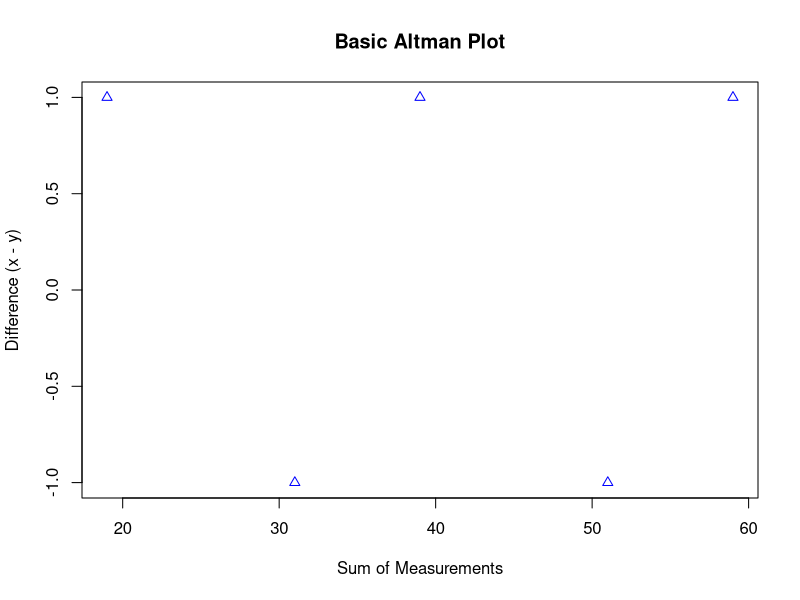

The R script that drew this image:

#Exercise 5
# Altman Plot Function
#Creates a simple plot to compare two measurement methods by showing their differences versus sums

make_altman_plot <- function(x, y) {
# Compute difference between measurements (x - y)
  differences <- x - y
# Compute sum of measurements (x + y)
  sums <- x + y
  plot(sums, differences, 
# Plot differences against sums
       main = "Basic Altman Plot",  # Title
       xlab = "Sum of Measurements",  # X-axis label
       ylab = "Difference (x - y)",   # Y-axis label
       # Point styling:
       pch = 24,   
# Triangle pointing up (helps spot direction)
       col = "blue" 
# Color for visibility
  )
}

# Sample data - measurements from two methods
method_A <- c(10, 15, 20, 25, 30)  # First measurement technique
method_B <- c(9, 16, 19, 26, 29)    # Second measurement technique
# Generate the plot
make_altman_plot(method_A, method_B)


#Visualizes plot between two measurement methods .Each point represents a pair of measurements
#X-axis (Sum): Total of both measurements → shows measurement magnitude
#Y-axis (Difference): How much the measurements differ → shows agreement

